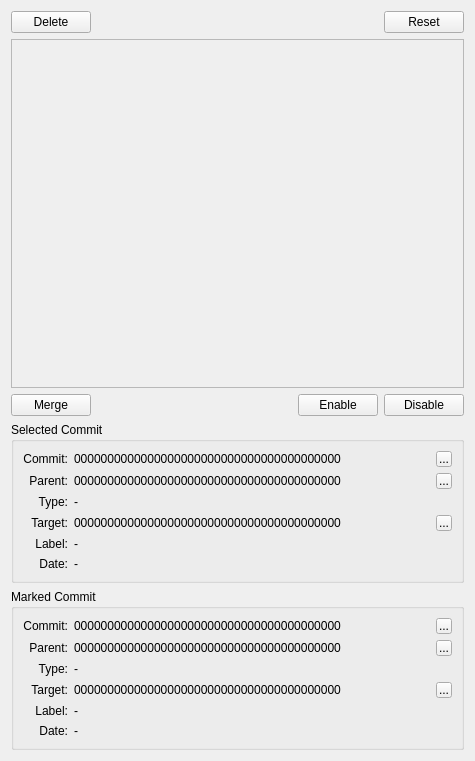
<?xml version="1.0" encoding="UTF-8"?>
<ui version="4.0">
 <class>DSCommits</class>
 <widget class="QFrame" name="DSCommits">
  <property name="geometry">
   <rect>
    <x>0</x>
    <y>0</y>
    <width>475</width>
    <height>761</height>
   </rect>
  </property>
  <property name="windowTitle">
   <string>Frame</string>
  </property>
  <layout class="QVBoxLayout" name="verticalLayout">
   <item>
    <layout class="QHBoxLayout" name="horizontalLayout">
     <item>
      <widget class="QPushButton" name="w_delete_button">
       <property name="text">
        <string>Delete</string>
       </property>
      </widget>
     </item>
     <item>
      <spacer name="horizontalSpacer">
       <property name="orientation">
        <enum>Qt::Orientation::Horizontal</enum>
       </property>
       <property name="sizeHint" stdset="0">
        <size>
         <width>40</width>
         <height>20</height>
        </size>
       </property>
      </spacer>
     </item>
     <item>
      <widget class="QPushButton" name="w_reset_button">
       <property name="text">
        <string>Reset</string>
       </property>
      </widget>
     </item>
    </layout>
   </item>
   <item>
    <widget class="QScrollArea" name="scrollarea">
     <property name="minimumSize">
      <size>
       <width>0</width>
       <height>200</height>
      </size>
     </property>
     <property name="widgetResizable">
      <bool>true</bool>
     </property>
     <widget class="QWidget" name="scrollAreaWidgetContents">
      <property name="geometry">
       <rect>
        <x>0</x>
        <y>0</y>
        <width>449</width>
        <height>261</height>
       </rect>
      </property>
     </widget>
    </widget>
   </item>
   <item>
    <layout class="QHBoxLayout" name="horizontalLayout_2">
     <item>
      <widget class="QPushButton" name="w_merge_button">
       <property name="text">
        <string>Merge</string>
       </property>
      </widget>
     </item>
     <item>
      <spacer name="horizontalSpacer_2">
       <property name="orientation">
        <enum>Qt::Orientation::Horizontal</enum>
       </property>
       <property name="sizeHint" stdset="0">
        <size>
         <width>40</width>
         <height>20</height>
        </size>
       </property>
      </spacer>
     </item>
     <item>
      <widget class="QPushButton" name="w_enable_button">
       <property name="text">
        <string>Enable</string>
       </property>
      </widget>
     </item>
     <item>
      <widget class="QPushButton" name="w_disable_button">
       <property name="text">
        <string>Disable</string>
       </property>
      </widget>
     </item>
    </layout>
   </item>
   <item>
    <widget class="QGroupBox" name="groupBox">
     <property name="title">
      <string>Selected Commit</string>
     </property>
     <layout class="QGridLayout" name="gridLayout">
      <item row="4" column="0">
       <widget class="QLabel" name="label_9">
        <property name="text">
         <string>Label:</string>
        </property>
        <property name="alignment">
         <set>Qt::AlignmentFlag::AlignRight|Qt::AlignmentFlag::AlignTrailing|Qt::AlignmentFlag::AlignVCenter</set>
        </property>
       </widget>
      </item>
      <item row="2" column="0">
       <widget class="QLabel" name="label_7">
        <property name="text">
         <string>Type:</string>
        </property>
        <property name="alignment">
         <set>Qt::AlignmentFlag::AlignRight|Qt::AlignmentFlag::AlignTrailing|Qt::AlignmentFlag::AlignVCenter</set>
        </property>
       </widget>
      </item>
      <item row="4" column="1">
       <widget class="QLabel" name="w_current_label_label">
        <property name="text">
         <string>-</string>
        </property>
       </widget>
      </item>
      <item row="1" column="1">
       <widget class="QLabel" name="w_current_parent_id_label">
        <property name="text">
         <string>0000000000000000000000000000000000000000</string>
        </property>
       </widget>
      </item>
      <item row="1" column="2">
       <widget class="QToolButton" name="w_current_parent_id_button">
        <property name="maximumSize">
         <size>
          <width>16</width>
          <height>16</height>
         </size>
        </property>
        <property name="text">
         <string>...</string>
        </property>
        <property name="icon">
         <iconset theme="QIcon::ThemeIcon::EditCopy"/>
        </property>
       </widget>
      </item>
      <item row="2" column="1">
       <widget class="QLabel" name="w_current_type_label">
        <property name="text">
         <string>-</string>
        </property>
       </widget>
      </item>
      <item row="1" column="0">
       <widget class="QLabel" name="label_3">
        <property name="text">
         <string>Parent:</string>
        </property>
        <property name="alignment">
         <set>Qt::AlignmentFlag::AlignRight|Qt::AlignmentFlag::AlignTrailing|Qt::AlignmentFlag::AlignVCenter</set>
        </property>
       </widget>
      </item>
      <item row="5" column="1">
       <widget class="QLabel" name="w_current_date_label">
        <property name="text">
         <string>-</string>
        </property>
       </widget>
      </item>
      <item row="0" column="2">
       <widget class="QToolButton" name="w_current_id_button">
        <property name="maximumSize">
         <size>
          <width>16</width>
          <height>16</height>
         </size>
        </property>
        <property name="text">
         <string>...</string>
        </property>
        <property name="icon">
         <iconset theme="QIcon::ThemeIcon::EditCopy"/>
        </property>
       </widget>
      </item>
      <item row="0" column="1">
       <widget class="QLabel" name="w_current_id_label">
        <property name="sizePolicy">
         <sizepolicy hsizetype="Expanding" vsizetype="Preferred">
          <horstretch>0</horstretch>
          <verstretch>0</verstretch>
         </sizepolicy>
        </property>
        <property name="text">
         <string>0000000000000000000000000000000000000000</string>
        </property>
       </widget>
      </item>
      <item row="5" column="0">
       <widget class="QLabel" name="label_11">
        <property name="text">
         <string>Date:</string>
        </property>
        <property name="alignment">
         <set>Qt::AlignmentFlag::AlignRight|Qt::AlignmentFlag::AlignTrailing|Qt::AlignmentFlag::AlignVCenter</set>
        </property>
       </widget>
      </item>
      <item row="3" column="2">
       <widget class="QToolButton" name="w_current_target_id_button">
        <property name="maximumSize">
         <size>
          <width>16</width>
          <height>16</height>
         </size>
        </property>
        <property name="text">
         <string>...</string>
        </property>
        <property name="icon">
         <iconset theme="QIcon::ThemeIcon::EditCopy"/>
        </property>
       </widget>
      </item>
      <item row="3" column="1">
       <widget class="QLabel" name="w_current_target_id_label">
        <property name="text">
         <string>0000000000000000000000000000000000000000</string>
        </property>
       </widget>
      </item>
      <item row="0" column="0">
       <widget class="QLabel" name="label">
        <property name="text">
         <string>Commit:</string>
        </property>
        <property name="alignment">
         <set>Qt::AlignmentFlag::AlignRight|Qt::AlignmentFlag::AlignTrailing|Qt::AlignmentFlag::AlignVCenter</set>
        </property>
       </widget>
      </item>
      <item row="3" column="0">
       <widget class="QLabel" name="label_25">
        <property name="text">
         <string>Target:</string>
        </property>
        <property name="alignment">
         <set>Qt::AlignmentFlag::AlignRight|Qt::AlignmentFlag::AlignTrailing|Qt::AlignmentFlag::AlignVCenter</set>
        </property>
       </widget>
      </item>
     </layout>
    </widget>
   </item>
   <item>
    <widget class="QGroupBox" name="groupBox_2">
     <property name="title">
      <string>Marked Commit</string>
     </property>
     <layout class="QGridLayout" name="gridLayout_2">
      <item row="0" column="1">
       <widget class="QLabel" name="w_marked_id_label">
        <property name="sizePolicy">
         <sizepolicy hsizetype="Expanding" vsizetype="Preferred">
          <horstretch>0</horstretch>
          <verstretch>0</verstretch>
         </sizepolicy>
        </property>
        <property name="text">
         <string>0000000000000000000000000000000000000000</string>
        </property>
       </widget>
      </item>
      <item row="5" column="0">
       <widget class="QLabel" name="label_23">
        <property name="text">
         <string>Date:</string>
        </property>
        <property name="alignment">
         <set>Qt::AlignmentFlag::AlignRight|Qt::AlignmentFlag::AlignTrailing|Qt::AlignmentFlag::AlignVCenter</set>
        </property>
       </widget>
      </item>
      <item row="1" column="2">
       <widget class="QToolButton" name="w_marked_parent_id_button">
        <property name="maximumSize">
         <size>
          <width>16</width>
          <height>16</height>
         </size>
        </property>
        <property name="text">
         <string>...</string>
        </property>
        <property name="icon">
         <iconset theme="QIcon::ThemeIcon::EditCopy"/>
        </property>
       </widget>
      </item>
      <item row="1" column="1">
       <widget class="QLabel" name="w_marked_parent_id_label">
        <property name="text">
         <string>0000000000000000000000000000000000000000</string>
        </property>
       </widget>
      </item>
      <item row="5" column="1">
       <widget class="QLabel" name="w_marked_date_label">
        <property name="text">
         <string>-</string>
        </property>
       </widget>
      </item>
      <item row="4" column="1">
       <widget class="QLabel" name="w_marked_label_label">
        <property name="text">
         <string>-</string>
        </property>
       </widget>
      </item>
      <item row="0" column="2">
       <widget class="QToolButton" name="w_marked_id_button">
        <property name="maximumSize">
         <size>
          <width>16</width>
          <height>16</height>
         </size>
        </property>
        <property name="text">
         <string>...</string>
        </property>
        <property name="icon">
         <iconset theme="QIcon::ThemeIcon::EditCopy"/>
        </property>
       </widget>
      </item>
      <item row="3" column="0">
       <widget class="QLabel" name="label_27">
        <property name="text">
         <string>Target:</string>
        </property>
        <property name="alignment">
         <set>Qt::AlignmentFlag::AlignRight|Qt::AlignmentFlag::AlignTrailing|Qt::AlignmentFlag::AlignVCenter</set>
        </property>
       </widget>
      </item>
      <item row="2" column="0">
       <widget class="QLabel" name="label_19">
        <property name="text">
         <string>Type:</string>
        </property>
        <property name="alignment">
         <set>Qt::AlignmentFlag::AlignRight|Qt::AlignmentFlag::AlignTrailing|Qt::AlignmentFlag::AlignVCenter</set>
        </property>
       </widget>
      </item>
      <item row="4" column="0">
       <widget class="QLabel" name="label_21">
        <property name="text">
         <string>Label:</string>
        </property>
        <property name="alignment">
         <set>Qt::AlignmentFlag::AlignRight|Qt::AlignmentFlag::AlignTrailing|Qt::AlignmentFlag::AlignVCenter</set>
        </property>
       </widget>
      </item>
      <item row="1" column="0">
       <widget class="QLabel" name="label_15">
        <property name="text">
         <string>Parent:</string>
        </property>
        <property name="alignment">
         <set>Qt::AlignmentFlag::AlignRight|Qt::AlignmentFlag::AlignTrailing|Qt::AlignmentFlag::AlignVCenter</set>
        </property>
       </widget>
      </item>
      <item row="3" column="2">
       <widget class="QToolButton" name="w_marked_target_id_button">
        <property name="maximumSize">
         <size>
          <width>16</width>
          <height>16</height>
         </size>
        </property>
        <property name="text">
         <string>...</string>
        </property>
        <property name="icon">
         <iconset theme="QIcon::ThemeIcon::EditCopy"/>
        </property>
       </widget>
      </item>
      <item row="0" column="0">
       <widget class="QLabel" name="label_13">
        <property name="text">
         <string>Commit:</string>
        </property>
        <property name="alignment">
         <set>Qt::AlignmentFlag::AlignRight|Qt::AlignmentFlag::AlignTrailing|Qt::AlignmentFlag::AlignVCenter</set>
        </property>
       </widget>
      </item>
      <item row="2" column="1">
       <widget class="QLabel" name="w_marked_type_label">
        <property name="text">
         <string>-</string>
        </property>
       </widget>
      </item>
      <item row="3" column="1">
       <widget class="QLabel" name="w_marked_target_id_label">
        <property name="text">
         <string>0000000000000000000000000000000000000000</string>
        </property>
       </widget>
      </item>
     </layout>
    </widget>
   </item>
  </layout>
 </widget>
 <resources/>
 <connections/>
</ui>
